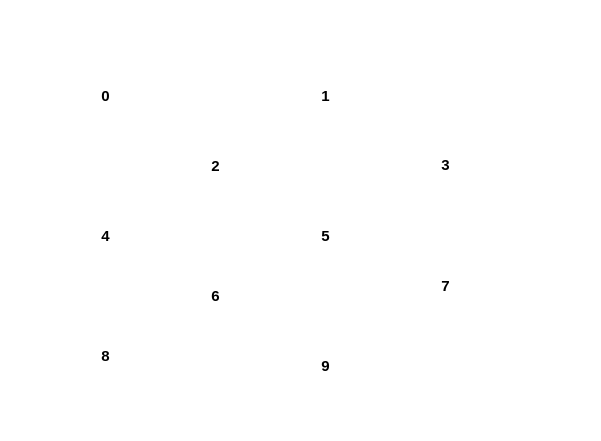
  <widget class="QFrame" name="mapa">
   <property name="geometry">
    <rect>
     <x>10</x>
     <y>0</y>
     <width>601</width>
     <height>441</height>
    </rect>
   </property>
   <property name="styleSheet">
    <string notr="true">background-color: transparent;</string>
   </property>
   <property name="frameShape">
    <enum>QFrame::StyledPanel</enum>
   </property>
   <property name="frameShadow">
    <enum>QFrame::Raised</enum>
   </property>
   <widget class="QLabel" name="label_ficha7">
    <property name="geometry">
     <rect>
      <x>430</x>
      <y>270</y>
      <width>31</width>
      <height>31</height>
     </rect>
    </property>
    <property name="styleSheet">
     <string notr="true">font-weight: bold;
font-size: 15px;</string>
    </property>
    <property name="text">
     <string>7</string>
    </property>
    <property name="alignment">
     <set>Qt::AlignCenter</set>
    </property>
   </widget>
   <widget class="QLabel" name="label_9">
    <property name="geometry">
     <rect>
      <x>300</x>
      <y>340</y>
      <width>50</width>
      <height>50</height>
     </rect>
    </property>
    <property name="text">
     <string/>
    </property>
    <property name="pixmap">
     <pixmap>sprites/Materias_primas/ficha_numero.png</pixmap>
    </property>
    <property name="scaledContents">
     <bool>true</bool>
    </property>
   </widget>
   <widget class="QLabel" name="label_5">
    <property name="geometry">
     <rect>
      <x>190</x>
      <y>140</y>
      <width>50</width>
      <height>50</height>
     </rect>
    </property>
    <property name="text">
     <string/>
    </property>
    <property name="pixmap">
     <pixmap>sprites/Materias_primas/ficha_numero.png</pixmap>
    </property>
    <property name="scaledContents">
     <bool>true</bool>
    </property>
   </widget>
   <widget class="QLabel" name="label_ficha6">
    <property name="geometry">
     <rect>
      <x>200</x>
      <y>280</y>
      <width>31</width>
      <height>31</height>
     </rect>
    </property>
    <property name="styleSheet">
     <string notr="true">font-weight: bold;
font-size: 15px;</string>
    </property>
    <property name="text">
     <string>6</string>
    </property>
    <property name="alignment">
     <set>Qt::AlignCenter</set>
    </property>
   </widget>
   <widget class="QLabel" name="label_ficha8">
    <property name="geometry">
     <rect>
      <x>90</x>
      <y>340</y>
      <width>31</width>
      <height>31</height>
     </rect>
    </property>
    <property name="styleSheet">
     <string notr="true">font-weight: bold;
font-size: 15px;</string>
    </property>
    <property name="text">
     <string>8</string>
    </property>
    <property name="alignment">
     <set>Qt::AlignCenter</set>
    </property>
   </widget>
   <widget class="QLabel" name="label_h8">
    <property name="geometry">
     <rect>
      <x>30</x>
      <y>290</y>
      <width>150</width>
      <height>130</height>
     </rect>
    </property>
    <property name="text">
     <string/>
    </property>
    <property name="pixmap">
     <pixmap>sprites/Materias_primas/hexagono_madera.png</pixmap>
    </property>
    <property name="scaledContents">
     <bool>true</bool>
    </property>
   </widget>
   <widget class="QLabel" name="label_2">
    <property name="geometry">
     <rect>
      <x>80</x>
      <y>210</y>
      <width>50</width>
      <height>50</height>
     </rect>
    </property>
    <property name="text">
     <string/>
    </property>
    <property name="pixmap">
     <pixmap>sprites/Materias_primas/ficha_numero.png</pixmap>
    </property>
    <property name="scaledContents">
     <bool>true</bool>
    </property>
   </widget>
   <widget class="QLabel" name="label_3">
    <property name="geometry">
     <rect>
      <x>80</x>
      <y>330</y>
      <width>50</width>
      <height>50</height>
     </rect>
    </property>
    <property name="text">
     <string/>
    </property>
    <property name="pixmap">
     <pixmap>sprites/Materias_primas/ficha_numero.png</pixmap>
    </property>
    <property name="scaledContents">
     <bool>true</bool>
    </property>
   </widget>
   <widget class="QLabel" name="label_h1">
    <property name="geometry">
     <rect>
      <x>254</x>
      <y>30</y>
      <width>150</width>
      <height>130</height>
     </rect>
    </property>
    <property name="text">
     <string/>
    </property>
    <property name="pixmap">
     <pixmap>sprites/Materias_primas/hexagono_madera.png</pixmap>
    </property>
    <property name="scaledContents">
     <bool>true</bool>
    </property>
   </widget>
   <widget class="QLabel" name="label_ficha5">
    <property name="geometry">
     <rect>
      <x>310</x>
      <y>220</y>
      <width>31</width>
      <height>31</height>
     </rect>
    </property>
    <property name="styleSheet">
     <string notr="true">font-weight: bold;
font-size: 15px;</string>
    </property>
    <property name="text">
     <string>5</string>
    </property>
    <property name="alignment">
     <set>Qt::AlignCenter</set>
    </property>
   </widget>
   <widget class="QLabel" name="label_h4">
    <property name="geometry">
     <rect>
      <x>30</x>
      <y>160</y>
      <width>150</width>
      <height>130</height>
     </rect>
    </property>
    <property name="text">
     <string/>
    </property>
    <property name="pixmap">
     <pixmap>sprites/Materias_primas/hexagono_madera.png</pixmap>
    </property>
    <property name="scaledContents">
     <bool>true</bool>
    </property>
   </widget>
   <widget class="QLabel" name="label_ficha9">
    <property name="geometry">
     <rect>
      <x>310</x>
      <y>350</y>
      <width>31</width>
      <height>31</height>
     </rect>
    </property>
    <property name="styleSheet">
     <string notr="true">font-weight: bold;
font-size: 15px;</string>
    </property>
    <property name="text">
     <string>9</string>
    </property>
    <property name="alignment">
     <set>Qt::AlignCenter</set>
    </property>
   </widget>
   <widget class="QLabel" name="label_6">
    <property name="geometry">
     <rect>
      <x>300</x>
      <y>70</y>
      <width>50</width>
      <height>50</height>
     </rect>
    </property>
    <property name="text">
     <string/>
    </property>
    <property name="pixmap">
     <pixmap>sprites/Materias_primas/ficha_numero.png</pixmap>
    </property>
    <property name="scaledContents">
     <bool>true</bool>
    </property>
   </widget>
   <widget class="QLabel" name="label">
    <property name="geometry">
     <rect>
      <x>80</x>
      <y>70</y>
      <width>50</width>
      <height>50</height>
     </rect>
    </property>
    <property name="text">
     <string/>
    </property>
    <property name="pixmap">
     <pixmap>sprites/Materias_primas/ficha_numero.png</pixmap>
    </property>
    <property name="scaledContents">
     <bool>true</bool>
    </property>
   </widget>
   <widget class="QLabel" name="label_h5">
    <property name="geometry">
     <rect>
      <x>254</x>
      <y>160</y>
      <width>150</width>
      <height>130</height>
     </rect>
    </property>
    <property name="text">
     <string/>
    </property>
    <property name="pixmap">
     <pixmap>sprites/Materias_primas/hexagono_madera.png</pixmap>
    </property>
    <property name="scaledContents">
     <bool>true</bool>
    </property>
   </widget>
   <widget class="QLabel" name="label_ficha3">
    <property name="geometry">
     <rect>
      <x>430</x>
      <y>149</y>
      <width>31</width>
      <height>31</height>
     </rect>
    </property>
    <property name="styleSheet">
     <string notr="true">font-weight: bold;
font-size: 15px;</string>
    </property>
    <property name="text">
     <string>3</string>
    </property>
    <property name="alignment">
     <set>Qt::AlignCenter</set>
    </property>
   </widget>
   <widget class="QLabel" name="label_h7">
    <property name="geometry">
     <rect>
      <x>366</x>
      <y>225</y>
      <width>150</width>
      <height>130</height>
     </rect>
    </property>
    <property name="text">
     <string/>
    </property>
    <property name="pixmap">
     <pixmap>sprites/Materias_primas/hexagono_madera.png</pixmap>
    </property>
    <property name="scaledContents">
     <bool>true</bool>
    </property>
   </widget>
   <widget class="QLabel" name="label_10">
    <property name="geometry">
     <rect>
      <x>420</x>
      <y>260</y>
      <width>50</width>
      <height>50</height>
     </rect>
    </property>
    <property name="text">
     <string/>
    </property>
    <property name="pixmap">
     <pixmap>sprites/Materias_primas/ficha_numero.png</pixmap>
    </property>
    <property name="scaledContents">
     <bool>true</bool>
    </property>
   </widget>
   <widget class="QLabel" name="label_ficha1">
    <property name="geometry">
     <rect>
      <x>310</x>
      <y>80</y>
      <width>31</width>
      <height>31</height>
     </rect>
    </property>
    <property name="styleSheet">
     <string notr="true">font-weight: bold;
font-size: 15px;</string>
    </property>
    <property name="text">
     <string>1</string>
    </property>
    <property name="alignment">
     <set>Qt::AlignCenter</set>
    </property>
   </widget>
   <widget class="QLabel" name="label_h3">
    <property name="geometry">
     <rect>
      <x>366</x>
      <y>95</y>
      <width>150</width>
      <height>130</height>
     </rect>
    </property>
    <property name="text">
     <string/>
    </property>
    <property name="pixmap">
     <pixmap>sprites/Materias_primas/hexagono_madera.png</pixmap>
    </property>
    <property name="scaledContents">
     <bool>true</bool>
    </property>
   </widget>
   <widget class="QLabel" name="label_ficha2">
    <property name="geometry">
     <rect>
      <x>200</x>
      <y>150</y>
      <width>31</width>
      <height>31</height>
     </rect>
    </property>
    <property name="styleSheet">
     <string notr="true">font-weight: bold;
font-size: 15px;</string>
    </property>
    <property name="text">
     <string>2</string>
    </property>
    <property name="alignment">
     <set>Qt::AlignCenter</set>
    </property>
   </widget>
   <widget class="QLabel" name="label_h2">
    <property name="geometry">
     <rect>
      <x>142</x>
      <y>95</y>
      <width>150</width>
      <height>130</height>
     </rect>
    </property>
    <property name="text">
     <string/>
    </property>
    <property name="pixmap">
     <pixmap>sprites/Materias_primas/hexagono_madera.png</pixmap>
    </property>
    <property name="scaledContents">
     <bool>true</bool>
    </property>
   </widget>
   <widget class="QLabel" name="label_ficha4">
    <property name="geometry">
     <rect>
      <x>90</x>
      <y>220</y>
      <width>31</width>
      <height>31</height>
     </rect>
    </property>
    <property name="styleSheet">
     <string notr="true">font-weight: bold;
font-size: 15px;</string>
    </property>
    <property name="text">
     <string>4</string>
    </property>
    <property name="alignment">
     <set>Qt::AlignCenter</set>
    </property>
   </widget>
   <widget class="QLabel" name="label_8">
    <property name="geometry">
     <rect>
      <x>300</x>
      <y>210</y>
      <width>50</width>
      <height>50</height>
     </rect>
    </property>
    <property name="text">
     <string/>
    </property>
    <property name="pixmap">
     <pixmap>sprites/Materias_primas/ficha_numero.png</pixmap>
    </property>
    <property name="scaledContents">
     <bool>true</bool>
    </property>
   </widget>
   <widget class="QLabel" name="label_ficha0">
    <property name="geometry">
     <rect>
      <x>90</x>
      <y>80</y>
      <width>31</width>
      <height>31</height>
     </rect>
    </property>
    <property name="styleSheet">
     <string notr="true">font-weight: bold;
font-size: 15px;</string>
    </property>
    <property name="text">
     <string>0</string>
    </property>
    <property name="alignment">
     <set>Qt::AlignCenter</set>
    </property>
   </widget>
   <widget class="QLabel" name="label_h9">
    <property name="geometry">
     <rect>
      <x>254</x>
      <y>290</y>
      <width>150</width>
      <height>130</height>
     </rect>
    </property>
    <property name="text">
     <string/>
    </property>
    <property name="pixmap">
     <pixmap>sprites/Materias_primas/hexagono_madera.png</pixmap>
    </property>
    <property name="scaledContents">
     <bool>true</bool>
    </property>
   </widget>
   <widget class="QLabel" name="label_h0">
    <property name="geometry">
     <rect>
      <x>30</x>
      <y>30</y>
      <width>150</width>
      <height>130</height>
     </rect>
    </property>
    <property name="text">
     <string/>
    </property>
    <property name="pixmap">
     <pixmap>sprites/Materias_primas/hexagono_madera.png</pixmap>
    </property>
    <property name="scaledContents">
     <bool>true</bool>
    </property>
   </widget>
   <widget class="QLabel" name="label_7">
    <property name="geometry">
     <rect>
      <x>420</x>
      <y>140</y>
      <width>50</width>
      <height>50</height>
     </rect>
    </property>
    <property name="text">
     <string/>
    </property>
    <property name="pixmap">
     <pixmap>sprites/Materias_primas/ficha_numero.png</pixmap>
    </property>
    <property name="scaledContents">
     <bool>true</bool>
    </property>
   </widget>
   <widget class="QLabel" name="label_h6">
    <property name="geometry">
     <rect>
      <x>142</x>
      <y>225</y>
      <width>150</width>
      <height>130</height>
     </rect>
    </property>
    <property name="text">
     <string/>
    </property>
    <property name="pixmap">
     <pixmap>sprites/Materias_primas/hexagono_madera.png</pixmap>
    </property>
    <property name="scaledContents">
     <bool>true</bool>
    </property>
   </widget>
   <widget class="QLabel" name="label_4">
    <property name="geometry">
     <rect>
      <x>190</x>
      <y>270</y>
      <width>50</width>
      <height>50</height>
     </rect>
    </property>
    <property name="text">
     <string/>
    </property>
    <property name="pixmap">
     <pixmap>sprites/Materias_primas/ficha_numero.png</pixmap>
    </property>
    <property name="scaledContents">
     <bool>true</bool>
    </property>
   </widget>
   <widget class="QLabel" name="label_nodo_0">
    <property name="geometry">
     <rect>
      <x>50</x>
      <y>20</y>
      <width>31</width>
      <height>31</height>
     </rect>
    </property>
    <property name="styleSheet">
     <string notr="true">background-color: transparent;</string>
    </property>
    <property name="text">
     <string/>
    </property>
    <property name="pixmap">
     <pixmap>sprites/Construcciones/choza_azul.png</pixmap>
    </property>
    <property name="scaledContents">
     <bool>true</bool>
    </property>
   </widget>
   <widget class="QLabel" name="label_nodo_1">
    <property name="geometry">
     <rect>
      <x>130</x>
      <y>20</y>
      <width>31</width>
      <height>31</height>
     </rect>
    </property>
    <property name="styleSheet">
     <string notr="true">background-color: transparent;</string>
    </property>
    <property name="text">
     <string/>
    </property>
    <property name="pixmap">
     <pixmap>sprites/Construcciones/choza_azul.png</pixmap>
    </property>
    <property name="scaledContents">
     <bool>true</bool>
    </property>
   </widget>
   <widget class="QLabel" name="label_nodo_2">
    <property name="geometry">
     <rect>
      <x>280</x>
      <y>20</y>
      <width>31</width>
      <height>31</height>
     </rect>
    </property>
    <property name="styleSheet">
     <string notr="true">background-color: transparent;</string>
    </property>
    <property name="text">
     <string/>
    </property>
    <property name="pixmap">
     <pixmap>sprites/Construcciones/choza_azul.png</pixmap>
    </property>
    <property name="scaledContents">
     <bool>true</bool>
    </property>
   </widget>
   <widget class="QLabel" name="label_nodo_3">
    <property name="geometry">
     <rect>
      <x>350</x>
      <y>20</y>
      <width>31</width>
      <height>31</height>
     </rect>
    </property>
    <property name="styleSheet">
     <string notr="true">background-color: transparent;</string>
    </property>
    <property name="text">
     <string/>
    </property>
    <property name="pixmap">
     <pixmap>sprites/Construcciones/choza_azul.png</pixmap>
    </property>
    <property name="scaledContents">
     <bool>true</bool>
    </property>
   </widget>
   <widget class="QLabel" name="label_nodo_4">
    <property name="geometry">
     <rect>
      <x>20</x>
      <y>80</y>
      <width>31</width>
      <height>31</height>
     </rect>
    </property>
    <property name="styleSheet">
     <string notr="true">background-color: transparent;</string>
    </property>
    <property name="text">
     <string/>
    </property>
    <property name="pixmap">
     <pixmap>sprites/Construcciones/choza_azul.png</pixmap>
    </property>
    <property name="scaledContents">
     <bool>true</bool>
    </property>
   </widget>
   <widget class="QLabel" name="label_nodo_5">
    <property name="geometry">
     <rect>
      <x>160</x>
      <y>80</y>
      <width>31</width>
      <height>31</height>
     </rect>
    </property>
    <property name="styleSheet">
     <string notr="true">background-color: transparent;</string>
    </property>
    <property name="text">
     <string/>
    </property>
    <property name="pixmap">
     <pixmap>sprites/Construcciones/choza_azul.png</pixmap>
    </property>
    <property name="scaledContents">
     <bool>true</bool>
    </property>
   </widget>
   <widget class="QLabel" name="label_nodo_6">
    <property name="geometry">
     <rect>
      <x>240</x>
      <y>80</y>
      <width>31</width>
      <height>31</height>
     </rect>
    </property>
    <property name="styleSheet">
     <string notr="true">background-color: transparent;</string>
    </property>
    <property name="text">
     <string/>
    </property>
    <property name="pixmap">
     <pixmap>sprites/Construcciones/choza_azul.png</pixmap>
    </property>
    <property name="scaledContents">
     <bool>true</bool>
    </property>
   </widget>
   <widget class="QLabel" name="label_nodo_7">
    <property name="geometry">
     <rect>
      <x>380</x>
      <y>80</y>
      <width>31</width>
      <height>31</height>
     </rect>
    </property>
    <property name="styleSheet">
     <string notr="true">background-color: transparent;</string>
    </property>
    <property name="text">
     <string/>
    </property>
    <property name="pixmap">
     <pixmap>sprites/Construcciones/choza_azul.png</pixmap>
    </property>
    <property name="scaledContents">
     <bool>true</bool>
    </property>
   </widget>
   <widget class="QLabel" name="label_nodo_8">
    <property name="geometry">
     <rect>
      <x>460</x>
      <y>80</y>
      <width>31</width>
      <height>31</height>
     </rect>
    </property>
    <property name="styleSheet">
     <string notr="true">background-color: transparent;</string>
    </property>
    <property name="text">
     <string/>
    </property>
    <property name="pixmap">
     <pixmap>sprites/Construcciones/choza_azul.png</pixmap>
    </property>
    <property name="scaledContents">
     <bool>true</bool>
    </property>
   </widget>
   <widget class="QLabel" name="label_nodo_9">
    <property name="geometry">
     <rect>
      <x>50</x>
      <y>140</y>
      <width>31</width>
      <height>31</height>
     </rect>
    </property>
    <property name="styleSheet">
     <string notr="true">background-color: transparent;</string>
    </property>
    <property name="text">
     <string/>
    </property>
    <property name="pixmap">
     <pixmap>sprites/Construcciones/choza_azul.png</pixmap>
    </property>
    <property name="scaledContents">
     <bool>true</bool>
    </property>
   </widget>
   <widget class="QLabel" name="label_nodo_10">
    <property name="geometry">
     <rect>
      <x>130</x>
      <y>140</y>
      <width>31</width>
      <height>31</height>
     </rect>
    </property>
    <property name="styleSheet">
     <string notr="true">background-color: transparent;</string>
    </property>
    <property name="text">
     <string/>
    </property>
    <property name="pixmap">
     <pixmap>sprites/Construcciones/choza_azul.png</pixmap>
    </property>
    <property name="scaledContents">
     <bool>true</bool>
    </property>
   </widget>
   <widget class="QLabel" name="label_nodo_11">
    <property name="enabled">
     <bool>true</bool>
    </property>
    <property name="geometry">
     <rect>
      <x>280</x>
      <y>140</y>
      <width>31</width>
      <height>31</height>
     </rect>
    </property>
    <property name="styleSheet">
     <string notr="true">background-color: transparent;</string>
    </property>
    <property name="text">
     <string/>
    </property>
    <property name="pixmap">
     <pixmap>sprites/Construcciones/choza_azul.png</pixmap>
    </property>
    <property name="scaledContents">
     <bool>true</bool>
    </property>
   </widget>
   <widget class="QLabel" name="label_nodo_12">
    <property name="geometry">
     <rect>
      <x>350</x>
      <y>140</y>
      <width>31</width>
      <height>31</height>
     </rect>
    </property>
    <property name="styleSheet">
     <string notr="true">background-color: transparent;</string>
    </property>
    <property name="text">
     <string/>
    </property>
    <property name="pixmap">
     <pixmap>sprites/Construcciones/choza_azul.png</pixmap>
    </property>
    <property name="scaledContents">
     <bool>true</bool>
    </property>
   </widget>
   <widget class="QLabel" name="label_nodo_13">
    <property name="geometry">
     <rect>
      <x>500</x>
      <y>140</y>
      <width>31</width>
      <height>31</height>
     </rect>
    </property>
    <property name="styleSheet">
     <string notr="true">background-color: transparent;</string>
    </property>
    <property name="text">
     <string/>
    </property>
    <property name="pixmap">
     <pixmap>sprites/Construcciones/choza_azul.png</pixmap>
    </property>
    <property name="scaledContents">
     <bool>true</bool>
    </property>
   </widget>
   <widget class="QLabel" name="label_nodo_14">
    <property name="geometry">
     <rect>
      <x>20</x>
      <y>210</y>
      <width>31</width>
      <height>31</height>
     </rect>
    </property>
    <property name="styleSheet">
     <string notr="true">background-color: transparent;</string>
    </property>
    <property name="text">
     <string/>
    </property>
    <property name="pixmap">
     <pixmap>sprites/Construcciones/choza_azul.png</pixmap>
    </property>
    <property name="scaledContents">
     <bool>true</bool>
    </property>
   </widget>
   <widget class="QLabel" name="label_nodo_15">
    <property name="geometry">
     <rect>
      <x>160</x>
      <y>210</y>
      <width>31</width>
      <height>31</height>
     </rect>
    </property>
    <property name="styleSheet">
     <string notr="true">background-color: transparent;</string>
    </property>
    <property name="text">
     <string/>
    </property>
    <property name="pixmap">
     <pixmap>sprites/Construcciones/choza_azul.png</pixmap>
    </property>
    <property name="scaledContents">
     <bool>true</bool>
    </property>
   </widget>
   <widget class="QLabel" name="label_nodo_16">
    <property name="geometry">
     <rect>
      <x>240</x>
      <y>210</y>
      <width>31</width>
      <height>31</height>
     </rect>
    </property>
    <property name="styleSheet">
     <string notr="true">background-color: transparent;</string>
    </property>
    <property name="text">
     <string/>
    </property>
    <property name="pixmap">
     <pixmap>sprites/Construcciones/choza_azul.png</pixmap>
    </property>
    <property name="scaledContents">
     <bool>true</bool>
    </property>
   </widget>
   <widget class="QLabel" name="label_nodo_17">
    <property name="geometry">
     <rect>
      <x>380</x>
      <y>210</y>
      <width>31</width>
      <height>31</height>
     </rect>
    </property>
    <property name="styleSheet">
     <string notr="true">background-color: transparent;</string>
    </property>
    <property name="text">
     <string/>
    </property>
    <property name="pixmap">
     <pixmap>sprites/Construcciones/choza_azul.png</pixmap>
    </property>
    <property name="scaledContents">
     <bool>true</bool>
    </property>
   </widget>
   <widget class="QLabel" name="label_nodo_18">
    <property name="geometry">
     <rect>
      <x>460</x>
      <y>210</y>
      <width>31</width>
      <height>31</height>
     </rect>
    </property>
    <property name="styleSheet">
     <string notr="true">background-color: transparent;</string>
    </property>
    <property name="text">
     <string/>
    </property>
    <property name="pixmap">
     <pixmap>sprites/Construcciones/choza_azul.png</pixmap>
    </property>
    <property name="scaledContents">
     <bool>true</bool>
    </property>
   </widget>
   <widget class="QLabel" name="label_nodo_19">
    <property name="geometry">
     <rect>
      <x>50</x>
      <y>270</y>
      <width>31</width>
      <height>31</height>
     </rect>
    </property>
    <property name="styleSheet">
     <string notr="true">background-color: transparent;</string>
    </property>
    <property name="text">
     <string/>
    </property>
    <property name="pixmap">
     <pixmap>sprites/Construcciones/choza_azul.png</pixmap>
    </property>
    <property name="scaledContents">
     <bool>true</bool>
    </property>
   </widget>
   <widget class="QLabel" name="label_nodo_20">
    <property name="geometry">
     <rect>
      <x>130</x>
      <y>270</y>
      <width>31</width>
      <height>31</height>
     </rect>
    </property>
    <property name="styleSheet">
     <string notr="true">background-color: transparent;</string>
    </property>
    <property name="text">
     <string/>
    </property>
    <property name="pixmap">
     <pixmap>sprites/Construcciones/choza_azul.png</pixmap>
    </property>
    <property name="scaledContents">
     <bool>true</bool>
    </property>
   </widget>
   <widget class="QLabel" name="label_nodo_21">
    <property name="geometry">
     <rect>
      <x>280</x>
      <y>270</y>
      <width>31</width>
      <height>31</height>
     </rect>
    </property>
    <property name="styleSheet">
     <string notr="true">background-color: transparent;</string>
    </property>
    <property name="text">
     <string/>
    </property>
    <property name="pixmap">
     <pixmap>sprites/Construcciones/choza_azul.png</pixmap>
    </property>
    <property name="scaledContents">
     <bool>true</bool>
    </property>
   </widget>
   <widget class="QLabel" name="label_nodo_22">
    <property name="geometry">
     <rect>
      <x>350</x>
      <y>270</y>
      <width>31</width>
      <height>31</height>
     </rect>
    </property>
    <property name="styleSheet">
     <string notr="true">background-color: transparent;</string>
    </property>
    <property name="text">
     <string/>
    </property>
    <property name="pixmap">
     <pixmap>sprites/Construcciones/choza_azul.png</pixmap>
    </property>
    <property name="scaledContents">
     <bool>true</bool>
    </property>
   </widget>
   <widget class="QLabel" name="label_nodo_23">
    <property name="geometry">
     <rect>
      <x>500</x>
      <y>270</y>
      <width>31</width>
      <height>31</height>
     </rect>
    </property>
    <property name="styleSheet">
     <string notr="true">background-color: transparent;</string>
    </property>
    <property name="text">
     <string/>
    </property>
    <property name="pixmap">
     <pixmap>sprites/Construcciones/choza_azul.png</pixmap>
    </property>
    <property name="scaledContents">
     <bool>true</bool>
    </property>
   </widget>
   <widget class="QLabel" name="label_nodo_24">
    <property name="geometry">
     <rect>
      <x>20</x>
      <y>340</y>
      <width>31</width>
      <height>31</height>
     </rect>
    </property>
    <property name="styleSheet">
     <string notr="true">background-color: transparent;</string>
    </property>
    <property name="text">
     <string/>
    </property>
    <property name="pixmap">
     <pixmap>sprites/Construcciones/choza_azul.png</pixmap>
    </property>
    <property name="scaledContents">
     <bool>true</bool>
    </property>
   </widget>
   <widget class="QLabel" name="label_nodo_25">
    <property name="geometry">
     <rect>
      <x>160</x>
      <y>340</y>
      <width>31</width>
      <height>31</height>
     </rect>
    </property>
    <property name="styleSheet">
     <string notr="true">background-color: transparent;</string>
    </property>
    <property name="text">
     <string/>
    </property>
    <property name="pixmap">
     <pixmap>sprites/Construcciones/choza_azul.png</pixmap>
    </property>
    <property name="scaledContents">
     <bool>true</bool>
    </property>
   </widget>
   <widget class="QLabel" name="label_nodo_26">
    <property name="geometry">
     <rect>
      <x>240</x>
      <y>340</y>
      <width>31</width>
      <height>31</height>
     </rect>
    </property>
    <property name="styleSheet">
     <string notr="true">background-color: transparent;</string>
    </property>
    <property name="text">
     <string/>
    </property>
    <property name="pixmap">
     <pixmap>sprites/Construcciones/choza_azul.png</pixmap>
    </property>
    <property name="scaledContents">
     <bool>true</bool>
    </property>
   </widget>
   <widget class="QLabel" name="label_nodo_27">
    <property name="geometry">
     <rect>
      <x>390</x>
      <y>340</y>
      <width>31</width>
      <height>31</height>
     </rect>
    </property>
    <property name="styleSheet">
     <string notr="true">background-color: transparent;</string>
    </property>
    <property name="text">
     <string/>
    </property>
    <property name="pixmap">
     <pixmap>sprites/Construcciones/choza_azul.png</pixmap>
    </property>
    <property name="scaledContents">
     <bool>true</bool>
    </property>
   </widget>
   <widget class="QLabel" name="label_nodo_28">
    <property name="geometry">
     <rect>
      <x>460</x>
      <y>340</y>
      <width>31</width>
      <height>31</height>
     </rect>
    </property>
    <property name="styleSheet">
     <string notr="true">background-color: transparent;</string>
    </property>
    <property name="text">
     <string/>
    </property>
    <property name="pixmap">
     <pixmap>sprites/Construcciones/choza_azul.png</pixmap>
    </property>
    <property name="scaledContents">
     <bool>true</bool>
    </property>
   </widget>
   <widget class="QLabel" name="label_nodo_29">
    <property name="geometry">
     <rect>
      <x>50</x>
      <y>400</y>
      <width>31</width>
      <height>31</height>
     </rect>
    </property>
    <property name="styleSheet">
     <string notr="true">background-color: transparent;</string>
    </property>
    <property name="text">
     <string/>
    </property>
    <property name="pixmap">
     <pixmap>sprites/Construcciones/choza_azul.png</pixmap>
    </property>
    <property name="scaledContents">
     <bool>true</bool>
    </property>
   </widget>
   <widget class="QLabel" name="label_nodo_30">
    <property name="geometry">
     <rect>
      <x>130</x>
      <y>400</y>
      <width>31</width>
      <height>31</height>
     </rect>
    </property>
    <property name="styleSheet">
     <string notr="true">background-color: transparent;</string>
    </property>
    <property name="text">
     <string/>
    </property>
    <property name="pixmap">
     <pixmap>sprites/Construcciones/choza_azul.png</pixmap>
    </property>
    <property name="scaledContents">
     <bool>true</bool>
    </property>
   </widget>
   <widget class="QLabel" name="label_nodo_31">
    <property name="geometry">
     <rect>
      <x>280</x>
      <y>400</y>
      <width>31</width>
      <height>31</height>
     </rect>
    </property>
    <property name="styleSheet">
     <string notr="true">background-color: transparent;</string>
    </property>
    <property name="text">
     <string/>
    </property>
    <property name="pixmap">
     <pixmap>sprites/Construcciones/choza_azul.png</pixmap>
    </property>
    <property name="scaledContents">
     <bool>true</bool>
    </property>
   </widget>
   <widget class="QLabel" name="label_nodo_32">
    <property name="geometry">
     <rect>
      <x>350</x>
      <y>400</y>
      <width>31</width>
      <height>31</height>
     </rect>
    </property>
    <property name="styleSheet">
     <string notr="true">background-color: transparent;</string>
    </property>
    <property name="text">
     <string/>
    </property>
    <property name="pixmap">
     <pixmap>sprites/Construcciones/choza_azul.png</pixmap>
    </property>
    <property name="scaledContents">
     <bool>true</bool>
    </property>
   </widget>
   <zorder>label_h6</zorder>
   <zorder>label_h4</zorder>
   <zorder>label_h1</zorder>
   <zorder>label_h8</zorder>
   <zorder>label_h0</zorder>
   <zorder>label_h5</zorder>
   <zorder>label_h3</zorder>
   <zorder>label_h7</zorder>
   <zorder>label_h9</zorder>
   <zorder>label_h2</zorder>
   <zorder>label_9</zorder>
   <zorder>label_5</zorder>
   <zorder>label_2</zorder>
   <zorder>label_3</zorder>
   <zorder>label_6</zorder>
   <zorder>label</zorder>
   <zorder>label_10</zorder>
   <zorder>label_8</zorder>
   <zorder>label_7</zorder>
   <zorder>label_4</zorder>
   <zorder>label_ficha0</zorder>
   <zorder>label_ficha1</zorder>
   <zorder>label_ficha2</zorder>
   <zorder>label_ficha3</zorder>
   <zorder>label_ficha4</zorder>
   <zorder>label_ficha5</zorder>
   <zorder>label_ficha6</zorder>
   <zorder>label_ficha7</zorder>
   <zorder>label_ficha8</zorder>
   <zorder>label_ficha9</zorder>
   <zorder>label_nodo_0</zorder>
   <zorder>label_nodo_1</zorder>
   <zorder>label_nodo_2</zorder>
   <zorder>label_nodo_3</zorder>
   <zorder>label_nodo_4</zorder>
   <zorder>label_nodo_5</zorder>
   <zorder>label_nodo_6</zorder>
   <zorder>label_nodo_7</zorder>
   <zorder>label_nodo_8</zorder>
   <zorder>label_nodo_9</zorder>
   <zorder>label_nodo_10</zorder>
   <zorder>label_nodo_11</zorder>
   <zorder>label_nodo_12</zorder>
   <zorder>label_nodo_13</zorder>
   <zorder>label_nodo_14</zorder>
   <zorder>label_nodo_15</zorder>
   <zorder>label_nodo_16</zorder>
   <zorder>label_nodo_17</zorder>
   <zorder>label_nodo_18</zorder>
   <zorder>label_nodo_19</zorder>
   <zorder>label_nodo_20</zorder>
   <zorder>label_nodo_21</zorder>
   <zorder>label_nodo_22</zorder>
   <zorder>label_nodo_23</zorder>
   <zorder>label_nodo_24</zorder>
   <zorder>label_nodo_25</zorder>
   <zorder>label_nodo_26</zorder>
   <zorder>label_nodo_27</zorder>
   <zorder>label_nodo_28</zorder>
   <zorder>label_nodo_29</zorder>
   <zorder>label_nodo_30</zorder>
   <zorder>label_nodo_31</zorder>
   <zorder>label_nodo_32</zorder>
  </widget>
